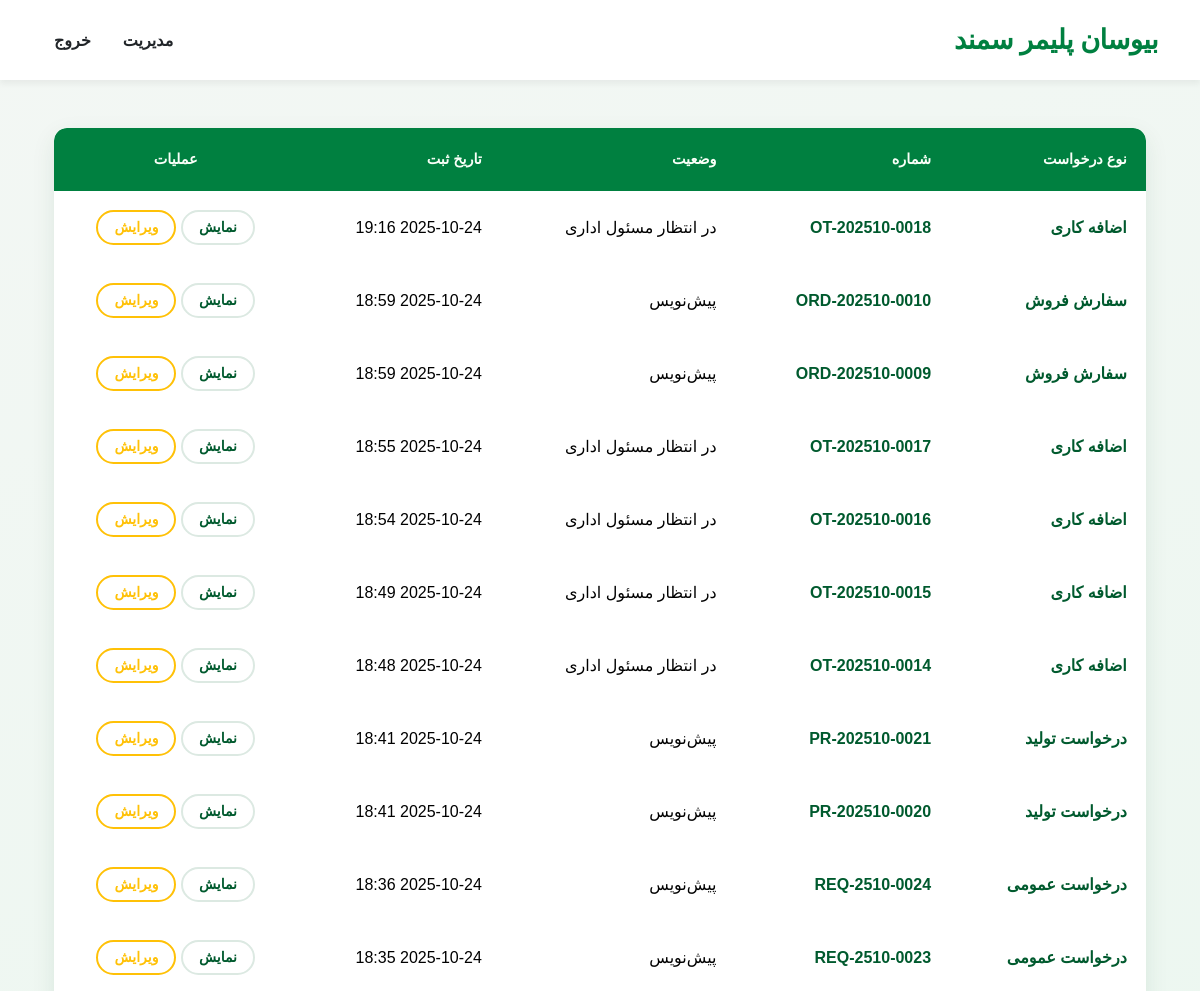
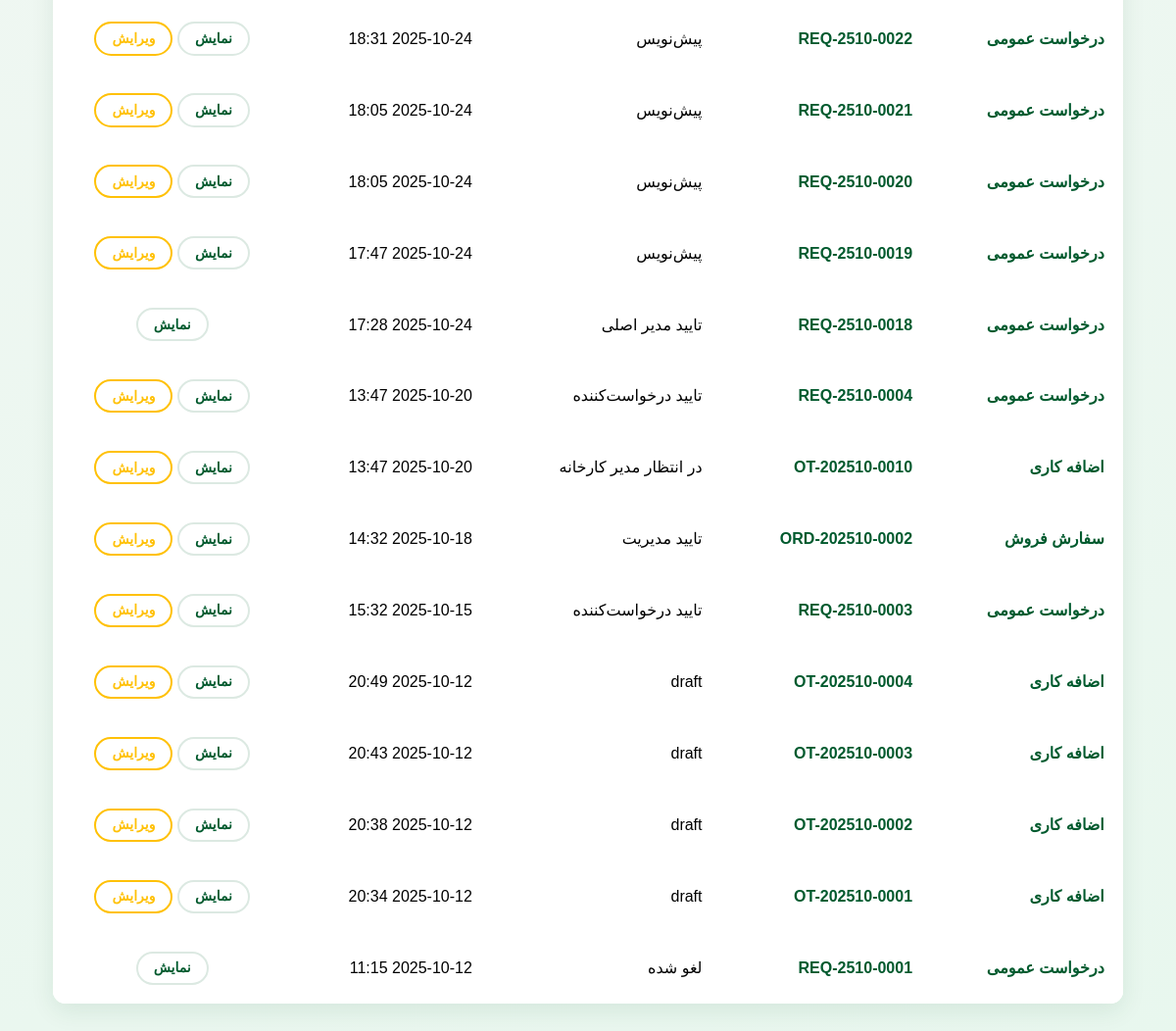
Page /my-all-requests/ (signed in) on the committed database (2 pictures, top to bottom).
### overtime/models.py (models this page shows, shortened)
class OvertimeRequest(models.Model):
    request_number = models.CharField(max_length=50, unique=True, verbose_name="شماره درخواست")
    created_by = models.ForeignKey(User, on_delete=models.PROTECT, related_name="overtime_requests_created", verbose_name="ایجاد کننده")
    created_at = models.DateTimeField(auto_now_add=True, verbose_name="تاریخ ایجاد")
    status = models.CharField(max_length=20, choices=OvertimeStatus.choices, default=OvertimeStatus.ADMIN_PENDING, verbose_name="وضعیت")
    admin_approved_by = models.ForeignKey(User, on_delete=models.SET_NULL, null=True, blank=True, related_name="overtime_requests_admin_approved", verbose_name="تأیید کننده مسئول اداری")
    admin_approved_at = models.DateTimeField(null=True, blank=True, verbose_name="تاریخ تأیید مسئول اداری")
    factory_approved_by = models.ForeignKey(User, on_delete=models.SET_NULL, null=True, blank=True, related_name="overtime_requests_factory_approved", verbose_name="تأیید کننده مدیر کارخانه")
    factory_approved_at = models.DateTimeField(null=True, blank=True, verbose_name="تاریخ تأیید مدیر کارخانه")
    management_approved_by = models.ForeignKey(User, on_delete=models.SET_NULL, null=True, blank=True, related_name="overtime_requests_management_approved", verbose_name="تأیید کننده مدیریت")
    management_approved_at = models.DateTimeField(null=True, blank=True, verbose_name="تاریخ تأیید مدیریت")
    canceled_by = models.ForeignKey(User, on_delete=models.SET_NULL, null=True, blank=True, related_name="overtime_requests_canceled", verbose_name="لغو کننده")
    canceled_at = models.DateTimeField(null=True, blank=True, verbose_name="تاریخ لغو")
    cancel_reason = models.TextField(blank=True, verbose_name="دلیل لغو")
    class Meta:
        verbose_name = "درخواست اضافه کاری"
        verbose_name_plural = "درخواست‌های اضافه کاری"
        ordering = ["-created_at"]
    def can_edit_or_cancel(self, user):
        if self.status in [OvertimeStatus.APPROVED, OvertimeStatus.REJECTED, OvertimeStatus.CANCELED]:
            return False
        if not hasattr(user, 'profile'):
            return False
        is_creator = (user == self.created_by)
        is_admin = (user.profile.user_type == 'administrative_officer')
        is_factory = (user.profile.user_type == 'factory_manager')
        is_management = (user.profile.user_type == 'management')
        if is_creator and not self.admin_approved_by:
            return True
        if is_admin and not self.factory_approved_by:
            return True
        if is_factory and not self.management_approved_by:
            return True
        if is_management:
            return True
        return False

### orders/models.py (models this page shows, shortened)
class CustomerOrder(models.Model):
    created_by = models.ForeignKey(
        User, on_delete=models.PROTECT, related_name="orders_created")
    created_at = models.DateTimeField(auto_now_add=True)
    status = models.CharField(
        max_length=32, choices=OrderStatus.choices, default=OrderStatus.DRAFT)
    order_date = models.DateField(auto_now_add=True)
    order_number = models.CharField(max_length=20, unique=True, editable=False)
    official_type = models.CharField(max_length=10, choices=OfficialTypeChoices.choices,
                                     default=OfficialTypeChoices.OFFICIAL, verbose_name="نوع رسمیت")
    request_type = models.ForeignKey(
        RequestType,
        on_delete=models.PROTECT,
        verbose_name="نوع درخواست"
    )
    customer_code = models.CharField(
        max_length=50,
        verbose_name="کد مشتری",
        blank=True,
        null=True
    )
    customer_name = models.CharField(max_length=200, verbose_name="نام مشتری")
    customer_phone = models.CharField(
        max_length=50, verbose_name="شماره تماس مشتری")
    recipient_address = models.TextField(verbose_name="آدرس گیرنده")
    order_notes = models.TextField(
        blank=True, verbose_name="توضیحات کلی سفارش")
    canceled_by = models.ForeignKey(
        User, null=True, blank=True, on_delete=models.SET_NULL, related_name="orders_canceled")
    canceled_at = models.DateTimeField(null=True, blank=True)
    cancel_reason = models.TextField(blank=True)
    sales_approved_by = models.ForeignKey(
        User, null=True, blank=True, on_delete=models.SET_NULL, related_name="orders_sales_approved")
    sales_approved_at = models.DateTimeField(null=True, blank=True)
    finance_approved_by = models.ForeignKey(
        User, null=True, blank=True, on_delete=models.SET_NULL, related_name="orders_finance_approved")
    finance_approved_at = models.DateTimeField(null=True, blank=True)
    management_approved_by = models.ForeignKey(
        User, null=True, blank=True, on_delete=models.SET_NULL, related_name="orders_management_approved")
    management_approved_at = models.DateTimeField(null=True, blank=True)
    class Meta:
        ordering = ["-created_at"]
    def is_editable(self, user):
        if not user.is_authenticated or not hasattr(user, 'profile'):
            return False
        if self.status == OrderStatus.CANCELED:
            return False
        role = user.profile.user_type
        if role == 'management':
            return True
        if role == 'sales_manager':
            return self.status in [OrderStatus.DRAFT, OrderStatus.SALES_APPROVED]
        if role == 'finance_manager':
            return self.status in [OrderStatus.SALES_APPROVED, OrderStatus.FINANCE_APPROVED]
        return False

### planning/models.py (models this page shows, shortened)
class ProductionRequest(models.Model):
    created_by = models.ForeignKey(User, on_delete=models.PROTECT, related_name="prodreq_created")
    created_at = models.DateTimeField(auto_now_add=True)
    status = models.CharField(max_length=32, choices=ProductionStatus.choices, default=ProductionStatus.DRAFT)
    request_date = models.DateField(auto_now_add=True)
    request_number = models.CharField(max_length=20, unique=True, editable=False)
    planning_signed_by = models.ForeignKey(User, null=True, blank=True, on_delete=models.SET_NULL, related_name="prodreq_planning_signed")
    planning_signed_at = models.DateTimeField(null=True, blank=True)
    factory_signed_by  = models.ForeignKey(User, null=True, blank=True, on_delete=models.SET_NULL, related_name="prodreq_factory_signed")
    factory_signed_at  = models.DateTimeField(null=True, blank=True)
    canceled_by = models.ForeignKey(User, null=True, blank=True, on_delete=models.SET_NULL, related_name="prodreq_canceled")
    canceled_at = models.DateTimeField(null=True, blank=True)
    cancel_reason = models.TextField(blank=True)
    class Meta:
        ordering = ["-created_at"]
    def can_edit_by(self, user):
        if self.status in [ProductionStatus.FACTORY_SIGNED, ProductionStatus.CANCELED]:
            return False
        if not getattr(user, "is_authenticated", False) or not hasattr(user, "profile"):
            return False
        role = user.profile.user_type
        if role in ["management", "factory_manager", "factory_planner"]:
            return True
        return False

### requests/models.py (models this page shows, shortened)
class Request(models.Model):
    request_number = models.CharField(max_length=50, unique=True)
    created_by = models.ForeignKey(settings.AUTH_USER_MODEL, related_name='submitted_requests', on_delete=models.PROTECT)
    created_at = models.DateTimeField(auto_now_add=True)
    status = models.CharField(max_length=50, choices=RequestStatus.choices, default=RequestStatus.DRAFT)
    is_completed = models.BooleanField(default=False)
    canceled_by = models.ForeignKey(settings.AUTH_USER_MODEL, related_name='canceled_requests', on_delete=models.SET_NULL, null=True, blank=True)
    canceled_at = models.DateTimeField(null=True, blank=True)
    cancel_reason = models.TextField(blank=True, null=True)
    creator_approved_by = models.ForeignKey(settings.AUTH_USER_MODEL, related_name='approved_requests_creator', on_delete=models.SET_NULL, null=True, blank=True)
    creator_approved_at = models.DateTimeField(null=True, blank=True)
    factory_approved_by = models.ForeignKey(settings.AUTH_USER_MODEL, related_name='approved_requests_factory', on_delete=models.SET_NULL, null=True, blank=True)
    factory_approved_at = models.DateTimeField(null=True, blank=True)
    management_approved_by = models.ForeignKey(settings.AUTH_USER_MODEL, related_name='approved_requests_management', on_delete=models.SET_NULL, null=True, blank=True)
    management_approved_at = models.DateTimeField(null=True, blank=True)
    def can_edit_by(self, user):
        if not hasattr(user, 'profile'):
            return False
        user_type = getattr(user.profile, "user_type", None)
        if self.status in [RequestStatus.CANCELED, RequestStatus.MANAGEMENT_APPROVED]:
            return False
        if user_type == "management":
            return True
        elif user_type == "factory_manager":
            return self.status in [RequestStatus.DRAFT, RequestStatus.CREATOR_APPROVED, RequestStatus.FACTORY_APPROVED]
        elif user == self.created_by:
             return self.status in [RequestStatus.DRAFT, RequestStatus.CREATOR_APPROVED]
        return False

### core/views.py (the view)
# urls.py: path('my-all-requests/', views.my_all_requests, name='my_all_requests'),
@login_required
def my_all_requests(request):
    current_user = request.user
    combined_list = []
    overtime_reqs = OvertimeRequest.objects.filter(created_by=current_user)
    for req in overtime_reqs:
        try:
            edit_url = reverse('overtime:overtime_update', args=[req.pk]) if req.can_edit_or_cancel(current_user) else ''
            combined_list.append({
                'type': 'اضافه کاری',
                'number': req.request_number,
                'status': req.get_status_display(),
                'date': req.created_at,
                'url': reverse('overtime:overtime_detail', args=[req.pk]),
                'can_edit': req.can_edit_or_cancel(current_user),
                'edit_url': edit_url
            })
        except NoReverseMatch:
            pass # Handle cases where URL might not exist
    general_reqs = GeneralRequest.objects.filter(created_by=current_user)
    for req in general_reqs:
        try:
            edit_url = reverse('requests:request_update', args=[req.pk]) if req.can_edit_by(current_user) else ''
            combined_list.append({
                'type': 'درخواست عمومی',
                'number': req.request_number,
                'status': req.get_status_display(),
                'date': req.created_at,
                'url': reverse('requests:request_detail', args=[req.pk]),
                'can_edit': req.can_edit_by(current_user),
                'edit_url': edit_url
            })
        except NoReverseMatch:
            pass
    orders = CustomerOrder.objects.filter(created_by=current_user)
    for order in orders:
        try:
            can_edit_order = order.is_editable(current_user)
            edit_url_order = reverse('orders:order_update', args=[order.pk]) if can_edit_order else ''
            combined_list.append({
                'type': 'سفارش فروش',
                'number': order.order_number,
                'status': order.get_status_display(),
                'date': order.created_at,
                'url': reverse('orders:order_details', args=[order.pk]),
                'can_edit': can_edit_order,
                'edit_url': edit_url_order
            })
        except NoReverseMatch:
             pass
    prod_reqs = ProductionRequest.objects.filter(created_by=current_user)
    for req in prod_reqs:
        try:
            can_edit_prod = req.can_edit_by(current_user)
            edit_url_prod = reverse('planning:prodreq_update', args=[req.pk]) if can_edit_prod else ''
            combined_list.append({
                'type': 'درخواست تولید',
                'number': req.request_number,
                'status': req.get_status_display(),
                'date': req.created_at,
                'url': reverse('planning:prodreq_detail', args=[req.pk]),
                'can_edit': can_edit_prod,
                'edit_url': edit_url_prod
            })
        except NoReverseMatch:
            pass
    sorted_list = sorted(combined_list, key=lambda x: x['date'], reverse=True)
    context = {
        'requests': sorted_list,
        'title': 'لیست تمام درخواست‌های من'
    }
    return render(request, 'core/my_all_requests.html', context)

### core/templates/core/my_all_requests.html
{% extends "base.html" %}
{% load static %}
{% block content %}
<link rel="stylesheet" href="{% static 'css/list_styles.css' %}">
<div class="container" dir="rtl">
    <div class="table-responsive">
        <table class="table table-hover align-middle">
            <thead class="table-light">
            <tr>
                <th>نوع درخواست</th>
                <th>شماره</th>
                <th>وضعیت</th>
                <th>تاریخ ثبت</th>
                <th class="text-center">عملیات</th>
            </tr>
            </thead>
            <tbody>
            {% for r in requests %}
            <tr>
                <td>{{ r.type }}</td>
                <td>{{ r.number }}</td>
                <td>{{ r.status }}</td>
                <td>{{ r.date|date:"Y-m-d H:i" }}</td>
                <td class="text-center">
                    <a href="{{ r.url }}" class="btn btn-outline-secondary btn-sm">نمایش</a>
                    {% if r.can_edit %}
                    <a href="{{ r.edit_url }}" class="btn btn-sm btn-outline-warning">ویرایش</a>
                    {% endif %}
                </td>
            </tr>
            {% empty %}
            <tr>
                <td colspan="5" class="text-center text-muted">هیچ درخواستی توسط شما ثبت نشده است.</td>
            </tr>
            {% endfor %}
            </tbody>
        </table>
    </div>
</div>
{% endblock %}

### static/css/main.css (style rules this page uses)
:root { --bsp-primary-color: #008040; --bsp-accent-color: #008040; --bsp-secondary-color: #005a2e; --bsp-background-light: #F8F9FA; --bsp-surface-white: #FFFFFF; --bsp-text-dark: #212529; --bsp-yellow-accent: #FFC300; --color-bg-light: #f3f7f4; }
body { background: linear-gradient(160deg, var(--color-bg-light), #e8f7ee); font-family: 'Vazirmatn', sans-serif; background-color: var(--bsp-background-light); color: var(--bsp-text-dark); line-height: 1.7; }

### static/css/list_styles.css (style rules this page uses)
:root { --color-primary: #008040; --color-primary-dark: #005a2e; --color-accent: #FFC300; --color-bg-light: #f3f7f4; --color-surface: #ffffff; --color-text: #1a3323; --color-text-light: #f9fff8; --color-border-soft: #dce9e2; --shadow-base: 0 8px 25px rgba(0, 80, 40, 0.09); --radius: 0.8rem; --transition-speed: 0.2s; }
body { background: linear-gradient(160deg, var(--color-bg-light), #e8f7ee); }
.table-responsive { border-radius: var(--radius); box-shadow: var(--shadow-base); overflow: hidden; }
.table { background: var(--color-surface); margin-bottom: 0; border-collapse: collapse; }
.table thead.table-light th { background: var(--color-primary); color: var(--color-text-light); font-weight: 700; font-size: 0.9rem; padding: 1.2rem; vertical-align: middle; border: none; }
.table thead th:first-child { border-top-right-radius: var(--radius); }
.table thead th:last-child { border-top-left-radius: var(--radius); text-align: center; }
.table tbody td { padding: 1.2rem; vertical-align: middle; border: none; }
.table tbody td:nth-child(1), .table tbody td:nth-child(2) { font-weight: 600; color: var(--color-primary-dark); }
.table tbody tr:nth-of-type(even) { background-color: var(--color-bg-light); }
.table .btn-sm { font-weight: 600; padding: 0.3rem 1rem; border-radius: 20px; border-width: 2px; transition: all var(--transition-speed) ease; }
.table .btn-outline-secondary { color: var(--color-primary-dark); border-color: var(--color-border-soft); }

### rows in the picture
OvertimeRequest: number "OT-202510-0018", date "2025-10-24 19:16"
CustomerOrder: number "ORD-202510-0010", date "2025-10-24 18:59"
CustomerOrder: number "ORD-202510-0009", date "2025-10-24 18:59"
OvertimeRequest: number "OT-202510-0017", date "2025-10-24 18:55"
OvertimeRequest: number "OT-202510-0016", date "2025-10-24 18:54"
OvertimeRequest: number "OT-202510-0015", date "2025-10-24 18:49"
OvertimeRequest: number "OT-202510-0014", date "2025-10-24 18:48"
ProductionRequest: number "PR-202510-0021", date "2025-10-24 18:41"
ProductionRequest: number "PR-202510-0020", date "2025-10-24 18:41"
Request: number "REQ-2510-0024", date "2025-10-24 18:36"
Request: number "REQ-2510-0023", date "2025-10-24 18:35"
Request: number "REQ-2510-0022", date "2025-10-24 18:31"
Request: number "REQ-2510-0021", date "2025-10-24 18:05"
Request: number "REQ-2510-0020", date "2025-10-24 18:05"
Request: number "REQ-2510-0019", date "2025-10-24 17:47"
Request: number "REQ-2510-0018", date "2025-10-24 17:28"
Request: number "REQ-2510-0004", date "2025-10-20 13:47"
OvertimeRequest: number "OT-202510-0010", date "2025-10-20 13:47"
CustomerOrder: number "ORD-202510-0002", date "2025-10-18 14:32"
Request: number "REQ-2510-0003", date "2025-10-15 15:32"
OvertimeRequest: number "OT-202510-0004", status "draft", date "2025-10-12 20:49"
OvertimeRequest: number "OT-202510-0003", status "draft", date "2025-10-12 20:43"
OvertimeRequest: number "OT-202510-0002", status "draft", date "2025-10-12 20:38"
OvertimeRequest: number "OT-202510-0001", status "draft", date "2025-10-12 20:34"
Request: number "REQ-2510-0001", date "2025-10-12 11:15"

### other values in the picture
{{ r.type }} "اضافه کاری" "سفارش فروش" "سفارش فروش" "اضافه کاری" "اضافه کاری" "اضافه کاری" "اضافه کاری" "درخواست تولید" "درخواست تولید" "درخواست عمومی" "درخواست عمومی" "درخواست عمومی" "درخواست عمومی" "درخواست عمومی" "درخواست عمومی" "درخواست عمومی" "درخواست عمومی" "اضافه کاری" "سفارش فروش" "درخواست عمومی" "اضافه کاری" "اضافه کاری" "اضافه کاری" "اضافه کاری" "درخواست عمومی"
{{ r.status }} "در انتظار مسئول اداری" "پیش‌نویس" "پیش‌نویس" "در انتظار مسئول اداری" "در انتظار مسئول اداری" "در انتظار مسئول اداری" "در انتظار مسئول اداری" "پیش‌نویس" "پیش‌نویس" "پیش‌نویس" "پیش‌نویس" "پیش‌نویس" "پیش‌نویس" "پیش‌نویس" "پیش‌نویس" "تایید مدیر اصلی" "تایید درخواست‌کننده" "در انتظار مدیر کارخانه" "تایید مدیریت" "تایید درخواست‌کننده" "لغو شده"
